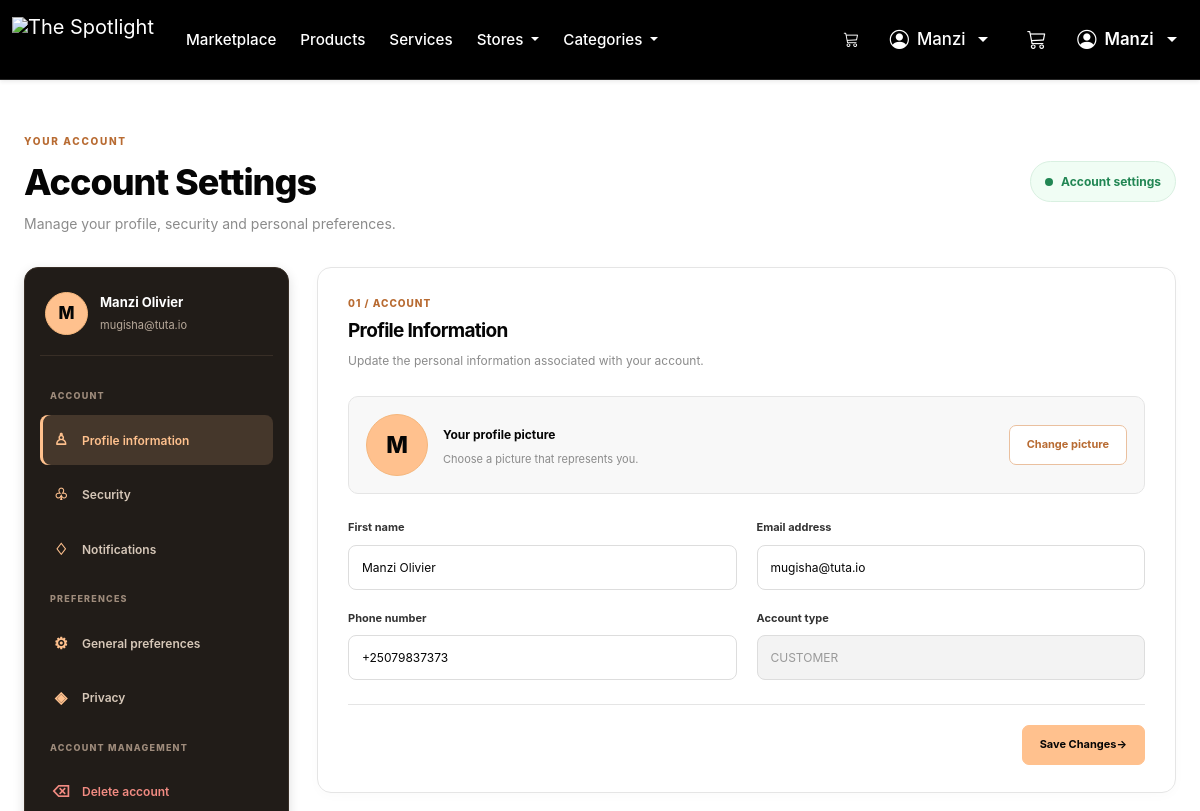
Before: /user-settings/ (signed in, upper part) with the older database file.
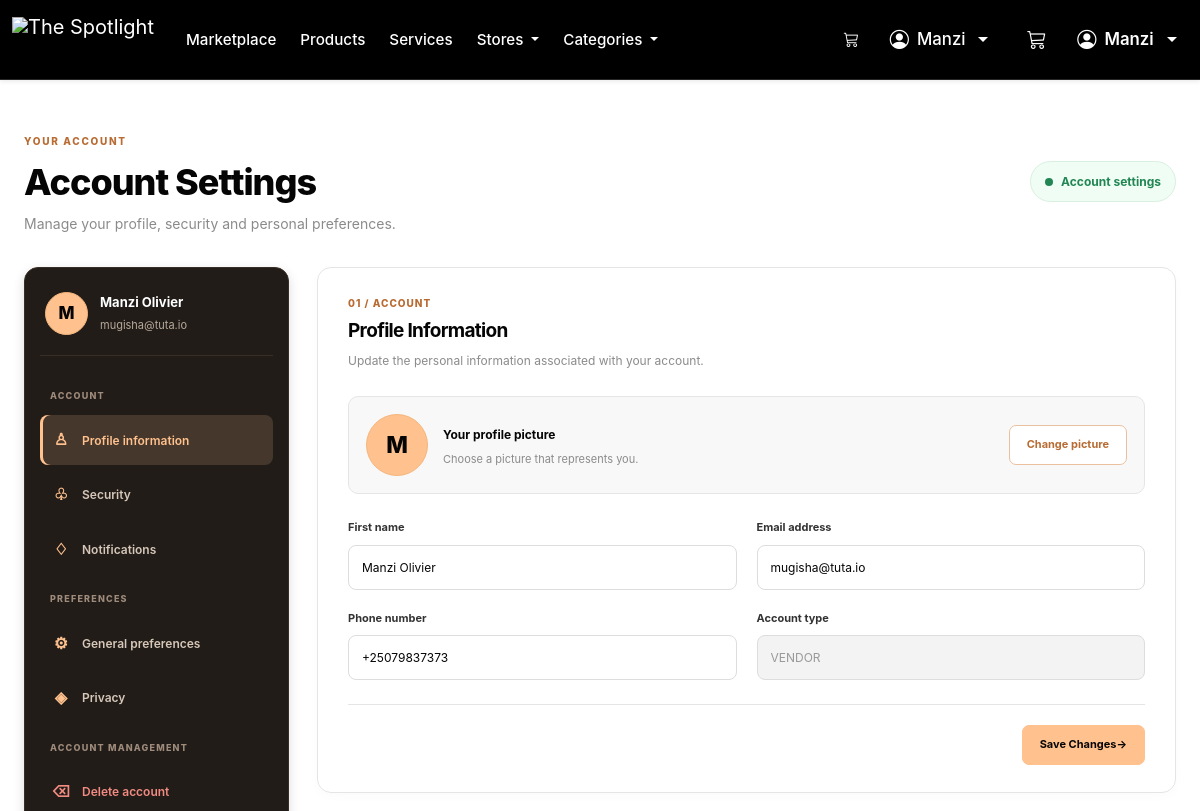
After: the same page with the newer database file.
### accounts/models.py (models this page shows, shortened)
class User(AbstractBaseUser, PermissionsMixin):
    class Role(models.TextChoices):
        CUSTOMER = "customer", "Customer"
        VENDOR = "vendor", "Vendor"
        ADMIN = "admin", "Administrator"
    class AuthProvider(models.TextChoices):
        EMAIL = "email", "Email & password"
        GOOGLE = "google", "Google"
    class Residence(models.TextChoices):
        MAPS = "Maps", "Maps"
        SONGHAI = "Songhai", "Songhai"
        KONGO = "Kongo", "Kongo"
        AKSUM = "Aksum", "Aksum"
    class Course(models.TextChoices):
        CS = "CS", "CS"
        SE = "SE", "SE"
        EL = "EL", "EL"
        IBT = "IBT", "IBT"
    phone_validator = RegexValidator(
        regex=r"^\+?\d{7,15}$",
        message="Enter a valid phone number (7-15 digits, optional leading +).",
    )
    email = models.EmailField(unique=True)
    full_name = models.CharField(max_length=150)
    phone = models.CharField(
        max_length=16, blank=True, validators=[phone_validator]
    )
    avatar = models.ImageField(upload_to="avatars/", blank=True, null=True)
    student_id = models.CharField(max_length=30, blank=True)
    auth_provider = models.CharField(
        max_length=10, choices=AuthProvider.choices, default=AuthProvider.EMAIL
    )
    google_id = models.CharField(
        max_length=64, unique=True, null=True, blank=True
    )
    role = models.CharField(
        max_length=10, choices=Role.choices, default=Role.CUSTOMER, db_index=True
    )
    course = models.CharField(max_length=4, choices=Course.choices, blank=True, help_text="Your course of study.")
    cohort = models.CharField(
            max_length=4,
            blank=True,
            validators=[
                RegexValidator(
                    regex=r"^[A-Z]'\d{2}$",
                    message="Cohort must strictly match the format F'25 (uppercase letter, apostrophe, and 2 digits).",
                )
            ],
            help_text="Format: F'25",
        )
    residence = models.CharField(
            max_length=20,
            choices=Residence.choices,
            blank=True,
            help_text="Campus residence hall.",
        )
    room_number = models.CharField(
            max_length=4,
            blank=True,
            validators=[
                RegexValidator(
                    regex=r"^[A-Z]\d{3}$",
                    message="Room number must strictly match the format S101 (1 uppercase letter followed by 3 digits).",
                )
            ],
            help_text="Format: S101",
        )
    is_active = models.BooleanField(default=True)
    is_staff = models.BooleanField(default=False)  # Django admin site access
    is_email_verified = models.BooleanField(default=False)
    date_joined = models.DateTimeField(default=timezone.now)
    updated_at = models.DateTimeField(auto_now=True)
    objects = UserManager()
    USERNAME_FIELD = "email"
    REQUIRED_FIELDS = ["full_name"]
    class Meta: # type: ignore
        ordering = ["-date_joined"]
    def get_short_name(self):
        return self.full_name.split(" ")[0] if self.full_name else self.email

### accounts/views.py (the view)
# urls.py: path('user-settings/', user_settings, name='user-settings')
def user_settings(request):
    context = {
        'user':request.user,
    }
    return render(request, 'accounts/user-settings.html', context)

### operations/context_processors.py (called while the page is built, shortened)
def operations_sidebar_counts(request):
    if not request.path.startswith("/portal/") or not getattr(request.user, "is_staff", False):
        return {}

### shopkeeper/context_processors.py (called while the page is built, shortened)
def _resolve_business_mode(store):
    if not store:
        return "product"
    bt = getattr(store, "business_type", None)
    if bt is None:
        return "product"
    st = bt.get("store_type") if isinstance(bt, dict) else getattr(bt, "store_type", None)
    if st is None:
        return "product"
    raw_value = ""
    if isinstance(st, str):
        raw_value = st.lower()
    if any(k in raw_value for k in ("service", "booking", "salon", "barber", "appointment", "tutor", "consult")):
        return "service"
    if any(k in raw_value for k in ("both", "hybrid")):
        return "both"
    return "product"

### transactions/context_processors.py (called while the page is built)
def cart_count(request):
    if request.user.is_authenticated:
        total = (
            CartItem.objects.filter(cart__customer=request.user)
            .aggregate(total=Sum("quantity"))
            .get("total")
            or 0
        )
        return {"cart_item_count": total}
    return {"cart_item_count": 0}

### templates/accounts/user-settings.html (shortened to what the changed rows need)
{% extends "core/base.html" %}
{% load static %}
{% block extra_css %}
<link rel="stylesheet" href="{% static 'css/settings.css' %}">
{% endblock %}
{% block content %}
<main class="settings-page" id="settings-page">
    <header class="settings-heading">
        <div>
            <h1>Account Settings</h1>
        </div>
    </header>
    <div class="settings-layout">
        <aside class="settings-sidebar">
            <div class="settings-user-card">
                <div class="settings-avatar">
                    {% if user.avatar %}
                      <img src="{{ user.avatar.url }}" />
                    {% else %}
                        {{ user.full_name|first|upper }}
                    {% endif %}
                </div>
                <div class="settings-user-details">
                    <strong>
                        {% if user.full_name %}
                            {{ user.full_name }}
                        {% else %}
                            {{ user.full_name }}
                        {% endif %}
                    </strong>
                    <span>{{ user.email }}</span>
                </div>
            </div>
        </aside>
        <div class="settings-content">
            <section class="settings-section" id="profile">
                <div class="settings-section-heading">
                    <div>
                        <h2>Profile Information</h2>
                    </div>
                </div>
                <div class="settings-profile-picture">
                    <div class="settings-avatar large">
                        {% if user.avatar %}
                           <img src="{{ user.avatar.url }}" />
                        {% else %}
                            {{ user.full_name|first|upper }}
                        {% endif %}
                    </div>
                    <div class="profile-picture-info">
                        <strong>Your profile picture</strong>
                        <p>Choose a picture that represents you.</p>
                    </div>
                    <button type="button" class="settings-secondary-button">
                        Change picture
                    </button>
                </div>
                <form class="settings-form" onsubmit="return false;">
                    <div class="settings-form-grid">
                        <div class="settings-field">
                            <label for="first_name">First name</label>
                            <input type="text"
                                   id="full_name"
                                   name="full_name"
                                   value="{{ user.full_name|default:'' }}"
                                   placeholder="Enter your full name">
                        </div>
                        <div class="settings-field">
                            <label for="email">Email address</label>
                            <input type="email"
                                   id="email"
                                   name="email"
                                   value="{{ user.email }}"
                                   placeholder="Enter your email">
                        </div>
                        <div class="settings-field">
                            <label for="phone">Phone number</label>
                            <input type="tel"
                                   id="phone" value="{{ user.phone }}"
                                   name="phone"
                                   placeholder="+230 5XXXXXXX">
                        </div>
                        <div class="settings-field">
                            <label for="account_type">Account type</label>
                            <input type="text"
                                   id="account_type"
                                   value="{{ user.role|upper }}"
                                   disabled>
                        </div>
                    </div>
                </form>
            </section>
        </div>
    </div>
</main>
{% endblock %}

### templates/core/base.html (shortened to what the changed rows need)
{% load static %}
<!DOCTYPE html>
<html lang="en">
<head>
  <link href="https://cdn.jsdelivr.net/npm/bootstrap@5.3.3/dist/css/bootstrap.min.css" rel="stylesheet">
  <link href="https://cdn.jsdelivr.net/npm/bootstrap-icons@1.11.3/font/bootstrap-icons.min.css" rel="stylesheet">
  <link rel="stylesheet" href="{% static 'css/footer.css' %}">
  <link rel="stylesheet" href="{% static 'css/marketplace.css' %}">
  {% block extra_css %}{% endblock %}
</head>
<body class="bg-white text-black d-flex flex-column min-vh-100">
  <header class="site-header navbar navbar-expand-lg navbar-dark sticky-top shadow-sm py-0" style="min-height: 80px;">
    <div class="container">
      <div class="d-flex align-items-center gap-2 order-lg-2 ms-auto ms-lg-3">
        <div class="dropdown">
          <button class="btn btn-header-icon text-white dropdown-toggle d-flex align-items-center gap-2"
                  type="button"
                  id="profileDropdown"
                  data-bs-toggle="dropdown"
                  aria-expanded="false"
                  aria-label="Profile menu">
            <i class="bi bi-person-circle" aria-hidden="true"></i>
            {% if request.user.is_authenticated %}
              <span class="small d-none d-md-inline text-white text-truncate" style="max-width: 140px;">
                {{ request.user.get_short_name|default:request.user.email }}
              </span>
            {% endif %}
          </button>
        </div>
      </div>
      <nav class="collapse navbar-collapse order-lg-1" id="marketplaceNavbar">
        <div class="d-flex align-items-center gap-2 ms-auto">
          <div class="dropdown">
            <button class="btn btn-header-icon dropdown-toggle d-flex align-items-center gap-2 nav-link" type="button"
                    data-bs-toggle="dropdown" aria-expanded="false" aria-label="Profile menu">
              <i class="bi bi-person-circle" aria-hidden="true"></i>
              {% if request.user.is_authenticated %}
                <span class="small d-none d-sm-inline text-white">
                  {{ request.user.get_short_name|default:request.user.email }}
                </span>
              {% endif %}
            </button>
          </div>
        </div>
      </nav>
    </div>
  </header>
  <div class="flex-grow-1">
    {% block content %}{% endblock %}
  </div>
</body>
</html>

Changed rows visible on the page:
changed User "Manzi": role "CUSTOMER" → "VENDOR"
